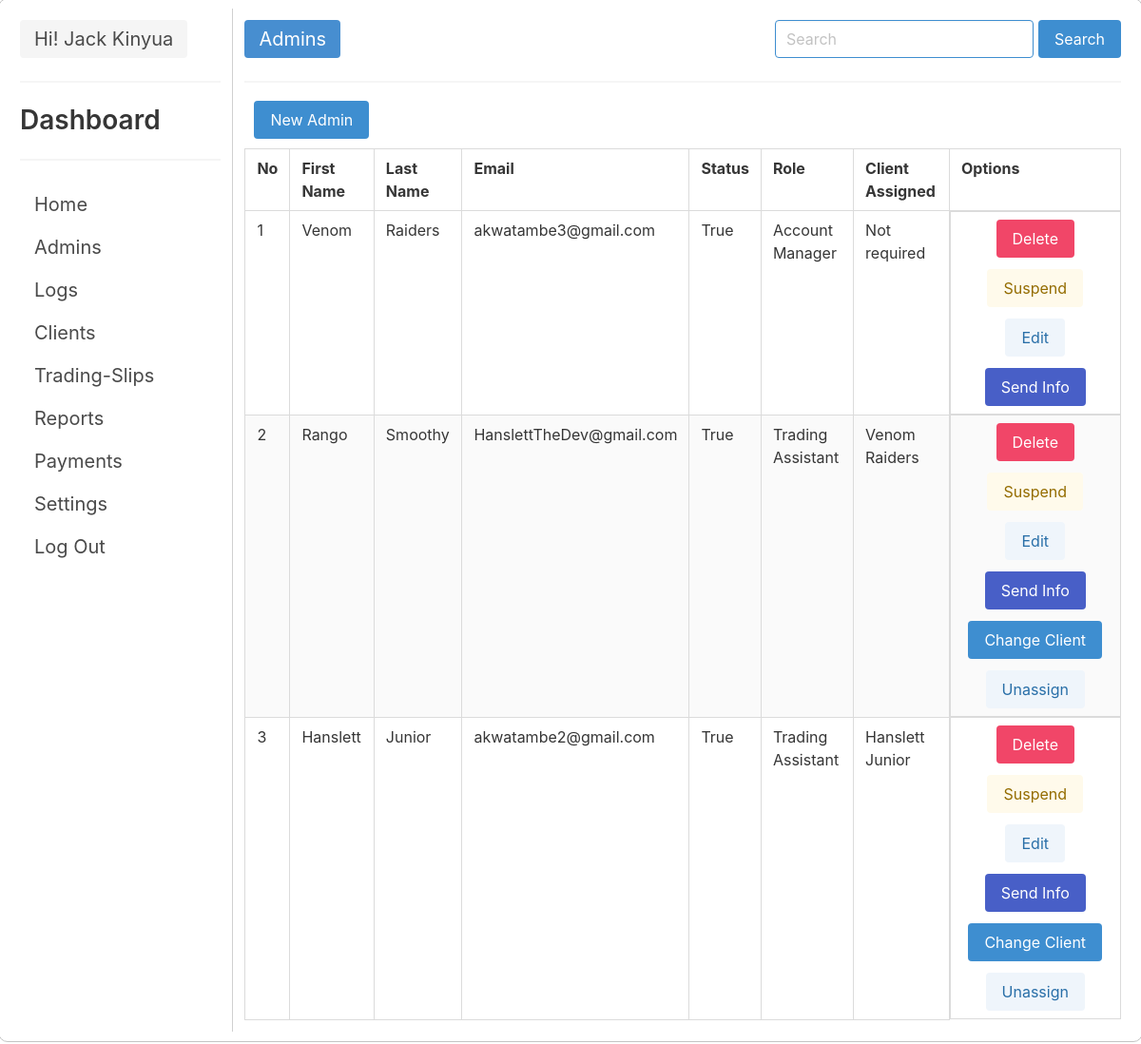
The app's page /dashboard/admins (signed in) with its own data.
### peskos/models/admins.py (models this page shows, shortened)
class Admins(db.Model, UserMixin):
    __tablename__ = "admins"
    id = db.Column(db.Integer, primary_key=True)
    first_name = db.Column(db.String(100), nullable=False)
    last_name = db.Column(db.String(100), nullable=False)
    email = db.Column(db.String(100), unique=True, nullable=False)
    password = db.Column(db.String(150), nullable=False)
    is_active = db.Column(db.Boolean, nullable=False, default=True)
    is_assigned = db.Column(db.Boolean, nullable=False, default=False)
    roles = db.relationship(
        "Role", secondary="admin_roles", uselist=False, cascade="all"
    )
    client = db.relationship("Clients", backref="author", lazy=True)
    assigned_admin = db.relationship("AssignTraders", backref="admin", lazy=True)

### peskos/models/roles.py (models this page shows, shortened)
class Role(db.Model):
    __tablename__ = "roles"
    id = db.Column(db.Integer, primary_key=True)
    role = db.Column(db.String(50))

### peskos/models/client.py (models this page shows, shortened)
class Clients(db.Model):
    __tablename__ = "clients"
    id = db.Column(db.Integer, primary_key=True)
    name = db.Column(db.String(100), nullable=False)
    email = db.Column(db.String(100), unique=True, nullable=False)
    broker = db.Column(db.String(100), nullable=False)
    account_type = db.Column(db.String(50), nullable=False)
    phone_number = db.Column(db.Integer, nullable=False)
    second_number = db.Column(db.Integer, default=0)
    icd = db.Column(db.Integer, nullable=False)
    idcard_number = db.Column(db.String(50), unique=True, nullable=False)
    account_number = db.Column(db.Integer, nullable=False)
    date_joined = db.Column(db.DateTime, nullable=False, default=datetime.utcnow)
    created_by = db.Column(db.Integer, db.ForeignKey("admins.id"), nullable=False)
    assigned_client = db.relationship("AssignTraders", backref="client", lazy=True)
    verified_client = db.relationship("VerifiedRecords", backref="client", lazy=True)

### peskos/superadmin/routes.py (the view, shortened to what this page needs)
@superadmin.route("/dashboard/admins", methods=["GET", "POST"])
@login_required
@role_required("super admin")
def admins():
    users = Admins.query.all()
    users.pop(0)  # remove the super admin record
    clients = filter_assigned_clients()
    return render_template(
        "super_admin/admins.html",
        tab="admins",
        users=users,
        clients=clients,
        assigned=AssignTraders,
    )

### peskos/__init__.py (called while the page is built, shortened)
def role_required(role: str):
    def wrapper(fn):
        @wraps(fn)
        def decorated_view(*args, **kwargs):
            if current_user.roles.role == role and request.path.startswith(
                _ROUTE_CONFIG["roles"][role]
            ):
                return fn(*args, **kwargs)
        return decorated_view
    return wrapper

### peskos/models/admins.py (called while the page is built)
@login_manager.user_loader
def load_user(user_id):
    return Admins.query.get(int(user_id))

### peskos/superadmin/routes.py (called while the page is built)
def filter_assigned_clients() -> list:
    all_clients = Clients.query.all()
    filtered_clients = list()
    for client in all_clients:
        ta = AssignTraders.query.filter_by(assigned_client=client.id).first()
        if not ta:
            filtered_clients.append(client)
    return filtered_clients

### peskos/templates/super_admin/admins.html (shortened to what this page needs)
{% extends 'layouts/dashboard.html' %}
{% block data %}
<div class="admins-container">
    <div class="container" style="margin: 10px">
        <button class="js-modal-trigger button is-info" data-target="modal-admins">New Admin</button>
    </div>
    <div class="table-container">
        <table class="table is-bordered is-striped is-hoverable">
            <thead>
                <tr>
                    <th>No</th>
                    <th>First Name</th>
                    <th>Last Name</th>
                    <th>Email</th>
                    <th>Status</th>
                    <th>Role</th>
                    <th>Client Assigned</th>
                    <th>Options</th>
                </tr>
            </thead>
            <tbody>
                {% for admin in users %}
                <tr>
                    <td>{{ users.index(admin) + 1 }}</td>
                    <td>{{ admin.first_name }}</td>
                    <td>{{ admin.last_name }}</td>
                    <td>{{ admin.email }}</td>
                    <td>{{ admin.is_active }}</td>
                    <td>{{ admin.roles.role.title() }}</td>
                    {% if admin.is_assigned and admin.roles.role == "trading assistant" %}
                    <td>{{ assigned.query.filter_by(trading_assistant=admin.id).first().client.name }}</td>
                    {% elif not admin.is_assigned and admin.roles.role == "trading assistant" %}
                    <td>Not assigned</td>
                    {% elif not admin.is_assigned and admin.roles.role != "trading assistant" %}
                    <td>Not required</td>
                    {% endif %}
                    <td style="max-width: 450px; display: flex; justify-content: space-evenly; flex-wrap: wrap; gap: 12px; overflow-x: auto;">
                        <button class="js-modal-trigger button is-danger"
                            data-target="modal-delete-admin">Delete</button>
                        {% if admin.is_active %}
                        <a class="button is-warning is-light"
                            href="{{ url_for('superadmin.suspend_admin', user_id=admin.id) }}">Suspend</a>
                        {% else %}
                        <a class="button is-success is-light"
                            href="{{ url_for('superadmin.activate_admin', user_id=admin.id) }}">Activate</a>
                        {% endif %}
                        <a class="button is-info is-light"
                            href="{{ url_for('superadmin.edit_admin', user_id=admin.id) }}">Edit</a>
                        <a class="button is-link" href="{{ url_for('superadmin.send_mail', user_id=admin.id) }}">Send
                            Info</a>
                        {% if not admin.is_assigned and admin.roles.role == "trading assistant"  %}
                        <button class="js-modal-trigger button is-success is-light"
                                data-target="modal-assign-client-{{ admin.id }}">Assign Client</button>
                        {% elif admin.is_assigned and admin.roles.role == "trading assistant" %}
                            <a class="button is-info"
                        href="{{ url_for('superadmin.modify_assigned_client', user_id=admin.id) }}">Change Client</a>
                        <a class="button is-info is-light"
                        href="{{ url_for('superadmin.unassign_ta', user_id=admin.id) }}">Unassign</a>
                        {% endif %}
                    </td>
                </tr>
                {% endfor %}
            </tbody>
        </table>
    </div>
</div>
{% endblock %}

### peskos/templates/layouts/dashboard.html (shortened to what this page needs)
{% extends 'layouts/layout.html' %}
{% block content %}
<div id="dashboard-container">
    <div class="columns">
        <div class="column is-one-fifth" style="border-right: 1px solid rgba(128, 128, 128, 0.374);">
            <span class="tag is-large">Hi! {{ current_user.first_name }} {{ current_user.last_name }}</span>
            <hr>
            <aside class="menu">
                <div class="content">
                    <h2>Dashboard</h2>
                </div>
                <hr>
                <ul class="menu-list is-centered menu-items">
                    <li><a class="menu-tabs " href="{{ url_for('superadmin.dashboard') }}">Home</a></li>
                    <li><a class="menu-tabs" href="{{ url_for('superadmin.admins') }}">Admins</a></li>
                    <li><a class="menu-tabs" href="{{ url_for('superadmin.logs') }}">Logs</a></li>
                    <li><a class="menu-tabs" href="{{ url_for('superadmin.clients') }}">Clients</a></li>
                    <li><a class="menu-tabs" href="{{ url_for('superadmin.trading_slips') }}">Trading-Slips</a></li>
                    <li><a class="menu-tabs" href="{{ url_for('superadmin.reports') }}">Reports</a></li>
                    <li><a class="menu-tabs" href="{{ url_for('superadmin.payments') }}">Payments</a></li>
                    <li><a class="menu-tabs" href="{{ url_for('superadmin.settings') }}">Settings</a></li>
                    <li><a class="menu-tabs" href="{{ url_for('superadmin.logout') }}">Log Out</a></li>
                </ul>
            </aside>
        </div>
        <div class="column overflow">
            <div class="top-bar">
                <span class="tag is-large" style="background-color: #478ed0; color: white;">{{ tab.capitalize() }}</span>
                <div class="control">
                    <div class="group">
                        <input class="input is-info" type="search" placeholder="Search">
                        <button class="button is-info">Search</button>
                    </div>
                </div>
            </div>
            <hr>
            {% block data %}
            {% endblock %}
        </div>
    </div>
</div>
{% endblock content %}

### peskos/templates/layouts/layout.html (shortened to what this page needs)
<!DOCTYPE html>
<html lang="en">
<head>
    <link rel="stylesheet" href="{{ url_for('static', filename="css/bulma.min.css") }}">
    <link rel="stylesheet" href="{{ url_for('static', filename="css/index.css") }}">
</head>
<body>
    {% block content %}
    {% endblock %}
</body>
</html>

### peskos/static/css/index.css (style rules this page uses)
body { box-sizing: border-box ; }
#dashboard-container { margin: 10px; height: 100vh; }
#dashboard-container .columns { border: 1px solid rgb(196, 196, 196); border-radius: 10px; min-height: 100vh; padding: 10px; }
.menu-items { font-size: 20px; }
.overflow { overflow-y: auto; }
.top-bar { display: flex; flex-direction: row; justify-content: space-between; }
.group { display: flex; flex-direction: row; }
.group button { margin-left: 5px; }
.admins-container { margin-top: -15px; display: flex; flex-direction: column; }

### records on screen
Admins: first_name "Jack", last_name "Kinyua"
Admins: users.index(admin)+1 "1", first_name "Venom", last_name "Raiders", email "akwatambe3@gmail.com", is_active "True", roles.role "Account Manager", is_assigned "Not required", users.index(admin)+1 "2"
Admins: first_name "Rango", last_name "Smoothy", email "HanslettTheDev@gmail.com", is_active "True", roles.role "Trading Assistant", users.index(admin)+1 "3"
Clients: query.filter_by "Venom Raiders"
Admins: first_name "Hanslett", last_name "Junior", email "akwatambe2@gmail.com", is_active "True", roles.role "Trading Assistant"
Clients: query.filter_by "Hanslett Junior"

### other values on screen
{{ tab.capitalize() }} "Admins"
